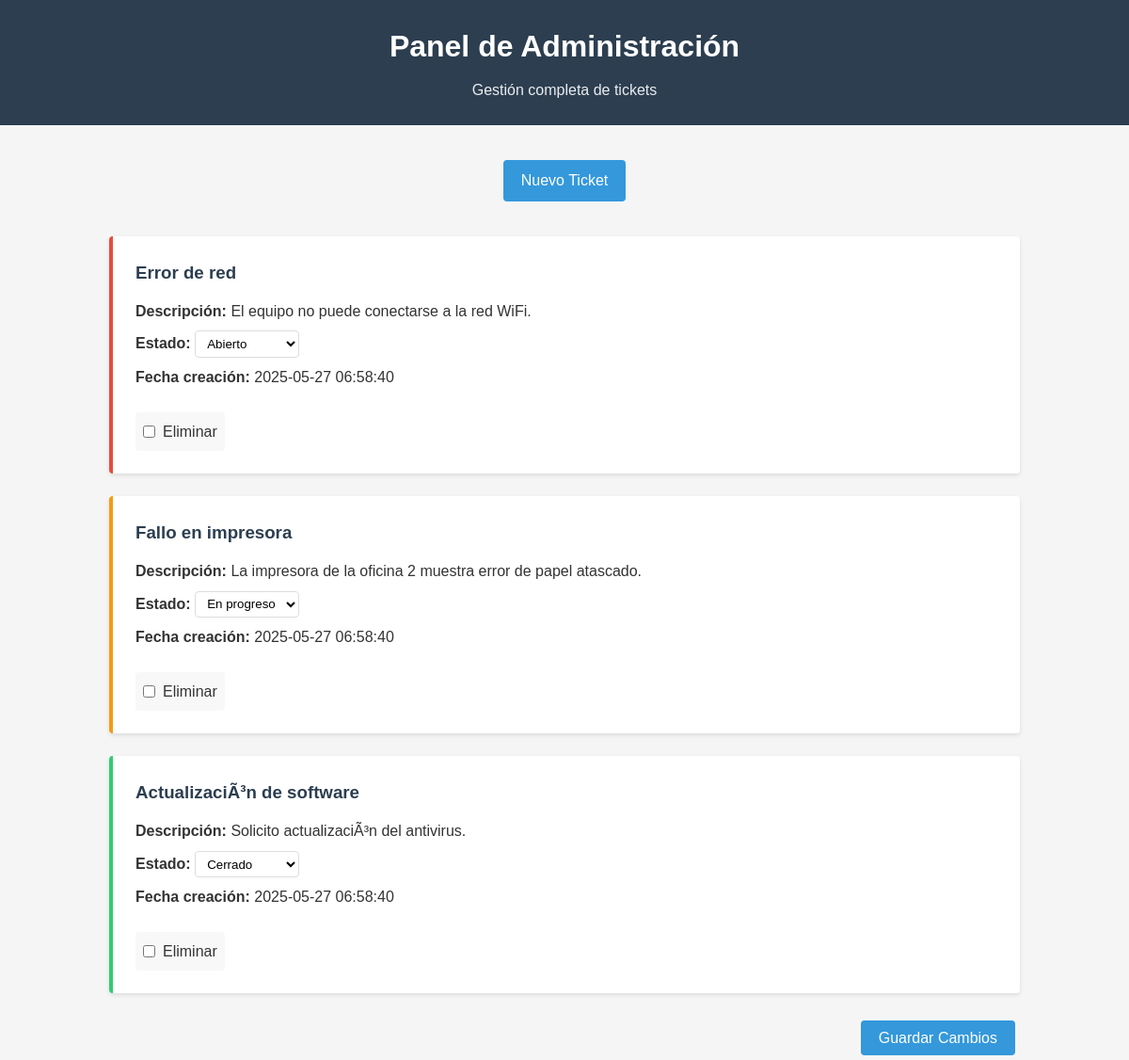
The app's page /frontend/admin/index.php with its own data.
### tables this page shows
CREATE TABLE `tickets` (
  `id` int(11) NOT NULL AUTO_INCREMENT,
  `asunto` varchar(100) NOT NULL,
  `descripcion` text NOT NULL,
  `estado` enum('Abierto','En progreso','Cerrado') DEFAULT 'Abierto',
  `fecha_creacion` timestamp NOT NULL DEFAULT CURRENT_TIMESTAMP,
  `fecha_actualizacion` timestamp NOT NULL DEFAULT CURRENT_TIMESTAMP ON UPDATE CURRENT_TIMESTAMP,
  PRIMARY KEY (`id`)
);

### backend/cargar-tickets.php (the view, shortened to what this page needs)
<?php
function conectarDB() {
    $conexion = new mysqli('db', 'root', 'root', 'helpdesk');
    return $conexion;
}
function mostrarTickets($esAdmin = false) {
    $conexion = conectarDB();
    $sql = $esAdmin
        ? "SELECT * FROM tickets ORDER BY fecha_creacion DESC"
        : "SELECT * FROM tickets WHERE estado IN ('Abierto', 'En progreso') ORDER BY fecha_creacion DESC";
    $resultado = $conexion->query($sql);
    $html = '';
    if ($resultado && $resultado->num_rows > 0) {
        if ($esAdmin) {
            $html .= '<form action="/backend/actualizar-tickets.php" method="post">';
        }
        while ($ticket = $resultado->fetch_assoc()) {
            $html .= '<div class="ticket" data-estado="'.htmlspecialchars($ticket['estado']).'">';
            $html .= '<h3>'.htmlspecialchars($ticket['asunto']).'</h3>';
            $html .= '<p><strong>Descripción:</strong> '.nl2br(htmlspecialchars($ticket['descripcion'])).'</p>';
            $html .= '<p><strong>Estado:</strong> ';
            if ($esAdmin) {
                $html .= '<select name="estados['.$ticket['id'].']">';
                $html .= '<option value="Abierto"'.($ticket['estado']=='Abierto'?' selected':'').'>Abierto</option>';
                $html .= '<option value="En progreso"'.($ticket['estado']=='En progreso'?' selected':'').'>En progreso</option>';
                $html .= '<option value="Cerrado"'.($ticket['estado']=='Cerrado'?' selected':'').'>Cerrado</option>';
                $html .= '</select>';
            } else {
                $html .= htmlspecialchars($ticket['estado']);
            }
            $html .= '</p>';
            $html .= '<p><strong>Fecha creación:</strong> '.$ticket['fecha_creacion'].'</p>';
            if ($esAdmin) {
                $html .= '<label class="eliminar-ticket"><input type="checkbox" name="eliminar['.$ticket['id'].']" value="1"> Eliminar</label>';
            }
            $html .= '</div>';
        }
        if ($esAdmin) {
            $html .= '<div class="form-actions"><button type="submit" class="button">Guardar Cambios</button></div>';
            $html .= '</form>';
        }
    } else {
        $html = '<div class="no-tickets">No hay tickets disponibles</div>';
    }
    return $html;
}
?>

### frontend/admin/index.php (shortened to what this page needs)
<?php
require_once '/var/www/html/backend/cargar-tickets.php';
?>
<!DOCTYPE html>
<html lang="es">
<head>
    <link rel="stylesheet" href="/admin/css/styles.css">
</head>
<body>
    <header>
        <h1>Panel de Administración</h1>
        <p>Gestión completa de tickets</p>
    </header>
    <div class="admin-controls">
        <a href="/admin/nuevo-ticket.php" class="button">Nuevo Ticket</a>
    </div>
    <div class="tickets-container">
        <?php echo mostrarTickets(true); ?>
    </div>
</body>
</html>

### frontend/admin/css/styles.css (style rules this page uses)
.admin-controls { text-align: center; margin-bottom: 2rem; padding: 0 1rem; }
.tickets-container { max-width: 1000px; margin: 0 auto; padding: 0 1rem; }
.ticket { background-color: white; border-left: 4px solid #ddd; border-radius: 4px; padding: 1.5rem; margin-bottom: 1.5rem; box-shadow: 0 2px 4px rgba(0,0,0,0.1); }
.ticket[data-estado="Abierto"] { border-left-color: #e74c3c; }
.ticket[data-estado="En progreso"] { border-left-color: #f39c12; }
.ticket[data-estado="Cerrado"] { border-left-color: #2ecc71; }
.ticket h3 { color: #2c3e50; margin-bottom: 0.8rem; }
.ticket p { margin-bottom: 0.5rem; }
.ticket select { padding: 0.3rem 0.5rem; border: 1px solid #ddd; border-radius: 4px; background-color: white; }
.eliminar-ticket { display: inline-flex; align-items: center; margin-top: 1rem; padding: 0.5rem; background-color: #f8f8f8; border-radius: 4px; }
.eliminar-ticket input { margin-right: 0.5rem; }
.form-actions { margin-top: 1.5rem; text-align: right; }

### frontend/shared/css/common.css (style rules this page uses)
* { margin: 0; padding: 0; box-sizing: border-box; font-family: 'Arial', sans-serif; }
body { background-color: #f5f5f5; color: #333; line-height: 1.6; }
header { background-color: #2c3e50; color: white; padding: 1.5rem; text-align: center; margin-bottom: 2rem; }
header h1 { font-size: 2rem; margin-bottom: 0.5rem; }
header p { font-size: 1rem; opacity: 0.9; }
.button { display: inline-block; background-color: #3498db; color: white; padding: 0.6rem 1.2rem; text-decoration: none; border-radius: 4px; border: none; cursor: pointer; font-size: 1rem; margin: 0.3rem; transition: background-color 0.3s; }

### records on screen
tickets: asunto "Error de red", descripcion "El equipo no puede conectarse a la red WiFi.", estado+id "Abierto", fecha_creacion "2025-05-27 06:58:40"
tickets: asunto "Fallo en impresora", descripcion "La impresora de la oficina 2 muestra error de papel atascado.", estado+id "En progreso", fecha_creacion "2025-05-27 06:58:40"
tickets: asunto "ActualizaciÃ³n de software", descripcion "Solicito actualizaciÃ³n del antivirus.", estado+id "Cerrado", fecha_creacion "2025-05-27 06:58:40"
